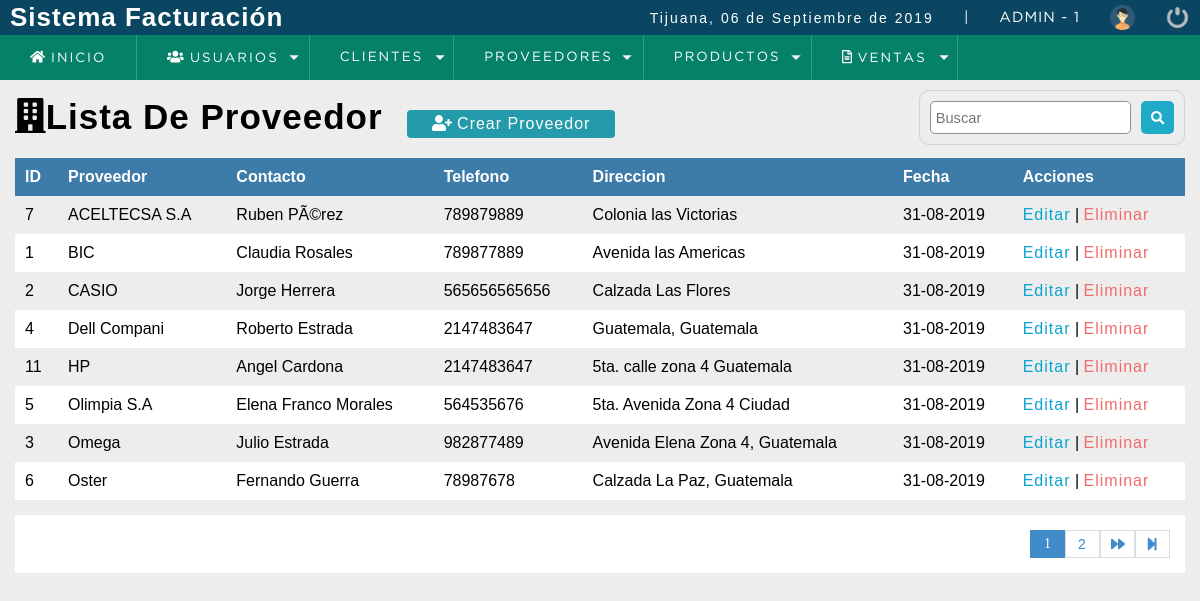
/sistema/lista_proveedor.php (signed in), run on the app's committed database.
### tables this page shows
CREATE TABLE `proveedor` (
  `codproveedor` int(11) NOT NULL,
  `proveedor` varchar(100) DEFAULT NULL,
  `contacto` varchar(100) DEFAULT NULL,
  `telefono` bigint(11) DEFAULT NULL,
  `direccion` text,
  `usuario_id` int(11) NOT NULL,
  `date_add` datetime NOT NULL  DEFAULT CURRENT_TIMESTAMP,  
  `estatus` tinyint DEFAULT 1
);

### sistema/includes/functions.php (called while the page is built, shortened)
<?php
	function fechaC(){
		$mes = array("","Enero",
					  "Febrero",
					  "Marzo",
					  "Abril",
					  "Mayo",
					  "Junio",
					  "Julio",
					  "Agosto",
					  "Septiembre",
					  "Octubre",
					  "Noviembre",
					  "Diciembre");
		return date('d')." de ". $mes[date('n')] . " de " . date('Y');
	}
 ?>

### sistema/lista_proveedor.php (the view, shortened to what this page needs)
<?php
  include "../conexion.php"
?>
<!DOCTYPE html>
<html lang="en">
<head>
	<?php include "includes/script.php"; ?>
</head>
<body>
	<?php include "includes/header.php"; ?>
	<section id="container">
    <h1><i class="fas fa-building"></i>Lista De Proveedor</h1>
    <a href = "registro_proveedor.php" class = "btn_new"><i class="fas fa-user-plus"></i> Crear Proveedor</a>
    <form action="buscar_proveedor.php" method="get" class = "form_search">
      <input type="text" name = "busqueda" id="busqueda" placeholder ="Buscar">
      <button type="submit" class="btn_search"><i class="fas fa-search"></i></button>
    </form>
    <table>
      <tr>
        <th>ID</th>
        <th>Proveedor</th>
        <th>Contacto</th>
        <th>Telefono</th>
        <th>Direccion</th>
        <th>Fecha</th>
        <th>Acciones</th>
      </tr>
      <?php
        $sql_registe = mysqli_query($conexion,"SELECT COUNT(*) AS total_registro FROM proveedor WHERE  estatus = 1");
        $result_register = mysqli_fetch_array($sql_registe);
        $total_registro = $result_register['total_registro'];
        $por_pagina = 8;
        if(empty($_GET['pagina']))
        {
          $pagina = 1;
        }
        else
        {
          $pagina = $_GET['pagina'];
        }
        $desde = ($pagina-1)*$por_pagina;
        $total_paginas = ceil($total_registro/$por_pagina);
        $query = mysqli_query($conexion,"SELECT * FROM proveedor WHERE estatus = 1  ORDER BY proveedor ASC LIMIT $desde,$por_pagina");
        $result = mysqli_num_rows($query);
        if ($result > 0)
        {
          while ($data= mysqli_fetch_array($query))
          {
            $formato = 'Y-m-d H:i:s';
            $fecha = DateTime::createFromFormat($formato,$data['date_add']);
      ?>
          <tr>
            <td><?php echo $data['codproveedor']; ?></td>
            <td><?php echo $data['proveedor']; ?></td>
            <td><?php echo $data['contacto']; ?></td>
            <td><?php echo $data['telefono']; ?></td>
            <td><?php echo $data['direccion']; ?></td>
            <td><?php echo $fecha->format('d-m-Y'); ?></td>
            <td>
              <a class ="link_edit" href = "editar_proveedor.php?id=<?php echo $data['codproveedor']; ?>">Editar</a>
              |
              <a class = "link_delete"  href = "eliminar_confirmar_proveedor.php?id=<?php echo $data['codproveedor']; ?>">Eliminar</a>
            </td>
          </tr>
      <?php
          }
        }
      ?>
    </table>
    <div class = "paginador">
        <ul>
        <?php
            for ($i=1;$i<=$total_paginas;$i++)
            {
              if ($i == $pagina)
              {
                echo '<li class="pageSelected">'.$i.'</li>';
              }
              else
              {
                echo '<li><a href="?pagina='.$i.'">'.$i.'</a></li>';
              }
            }
            if ($pagina != $total_paginas)
            {
        ?>
          <li><a href= "?pagina=<?php echo $pagina+1; ?>"><i class="fas fa-forward"></i></a></li>
          <li><a href= "?pagina=<?php echo $total_paginas; ?>"><i class="fas fa-step-forward"></i></a></li>
        <?php
            }
        ?>
        </ul>
    </div>
	</section>
</body>
</html>

### sistema/includes/script.php (shortened to what this page needs)
<link rel="stylesheet" type="text/css" href="css/style.css">
<?php include "functions.php";  ?>

### sistema/includes/header.php (shortened to what this page needs)
<header>
		<div class="header">
			<h1>Sistema Facturación</h1>
			<div class="optionsBar">
				<p>Tijuana, <?php echo fechaC();?></p>
				<span>|</span>
				<span class="user"><?php echo $_SESSION['usuario'].' - '.$_SESSION['rol']; ?></span>
				<img class="photouser" src="img/user.png" alt="Usuario">
				<a href="salir.php"><img class="close" src="img/salir.png" alt="Salir del sistema" title="Salir"></a>
			</div>
		</div>
    <?php include "nav.php"; ?>
</header>

### sistema/includes/nav.php (shortened to what this page needs)
<nav>
			<ul>
				<li><a href="index.php"><i class="fas fa-home"></i> Inicio</a></li>
				<?php
					if ($_SESSION['rol'] == 1)
					{
				?>
				<li class="principal">
					<a href="#"><i class="fas fa-users"></i> Usuarios</a>
				</li>
				<?php
					}
				?>
				<li class="principal">
					<a href="#">Clientes</a>
				</li>
				<?php if ($_SESSION['rol'] == 1 || $_SESSION['rol'] == 2)	{?>
				<li class="principal">
					<a href="#">Proveedores</a>
				</li>
				<?php }  ?>
					<li class="principal">
						<a href="#">Productos</a>
					</li>
				<li class="principal">
					<a href="#"><i class="far fa-file-alt"></i> Ventas</a>
				</li>
			</ul>
		</nav>

### sistema/css/style.css (style rules this page uses)
* { margin: 0; padding: 0; box-sizing: border-box; }
body { background: #ededed; }
h1, h2, h3, h4, h5, h6 { font-family: 'arial'; font-weight: bold; letter-spacing: 1px; }
h1 { font-size: 26px; }
p { font-family: 'arial'; letter-spacing: 2px; font-size: 14px; line-height: 20px; }
a { text-decoration: none; font-family: arial; letter-spacing: 1px; }
span { font-family: 'GothamBook'; letter-spacing: 1px; font-size: 14px; line-height: 20px; }
header { position: fixed; width: 100%; }
.header { color: #FFF; background: #0a4661; height: 35px; display: -webkit-flex; display: -moz-flex; display: -ms-flex; display: -o-flex; display: flex; justify-content: space-between; align-items: center; padding: 10px; }
.optionsBar { display: -webkit-flex; display: -moz-flex; display: -ms-flex; display: -o-flex; display: flex; justify-content: center; align-items: center; }
.optionsBar span { color: #FFF; font-size: 11pt; font-family: 'GothamBook'; text-transform: uppercase; margin-left: 30px; }
.photouser { margin-left: 30px; width: 25px; height: 25px; }
.close { width: 25px; height: 25px; }
.optionsBar a { display: -webkit-flex; display: -moz-flex; display: -ms-flex; display: -o-flex; display: flex; margin-left: 30px; }
nav ul { background: #058167; list-style: none; display: -webkit-flex; display: -moz-flex; display: -ms-flex; display: -o-flex; display: flex; justify-content: left; align-items: center; }
nav ul > li a { position: relative; }
nav a { color: #FFF; display: block; font-size: 10pt; font-family: 'GothamBook'; padding: 15px 30px; text-transform: uppercase; letter-spacing: 2px; transition: background .5s; border-right: 1px solid #319B8F; }
nav .principal > a { background: url(../images/arrow_bottom.png) no-repeat; background-position-x: 0%; background-position-y: 0%; background-size: auto auto; background-position: 94% center; background-size: 10px; }
#container { padding: 90px 15px 15px; }
form { background:#FFF; margin:auto; padding:20px 50px; border: 1px solid #d1d1d1; }
input,select { display:block; width: 100%; font-size:11pt; padding:5px; border:1px solid #85929e; border-radius:5px; }
#container h1 { font-size:35px; display:inline-block; }
.btn_new { display:inline-block; background:#239baa; color:#FFF; padding:5px 25px; border-radius:4px; margin:20px; }
table { border-collapse:collapse; font-size:12pt; font-family:'arial'; width:100%; }
table th { text-align:left; padding:10px; background:#3d7ba8; color:#FFF; }
table tr:nth-child(odd) { background:#FFF; }
table td { padding:10px; }
.link_edit { color:#0ca4ce; }
.link_delete { color:#f26b6b; }
.paginador ul { padding:15px; list-style:none; background:#FFF; margin-top:15px; display:-webkit-flex; display:-moz-flex; display:-ms-flex; display:-o-flex; display:flex; justify-content:flex-end; }
.paginador a, .pageSelected { color:#428bca; border:1px solid #ddd; padding:5px; display:inline-block; font-size:14px; text-align:center; width:35px; }
.pageSelected { color:#FFF; background:#428bca; border:1px solid #428bca; }
.form_search { display:-webkit-flex; display:-moz-flex; display:-ms-flex; display:-o-flex; display:flex; float:right; background:initial; padding:10px; border-radius:10px; }
.form_search .btn_search { background:#1faac8; color:#FFF; padding:10px; border:0; cursor:pointer; margin-left:10px; display:-webkit-flex; display:-moz-flex; display:-ms-flex; display:-o-flex; display:flex; border-radius:5px; }

### data on the page
proveedor: codproveedor "7", proveedor "ACELTECSA S.A", contacto "Ruben PÃ©rez", telefono "789879889", direccion "Colonia las Victorias", date_add "31-08-2019"
proveedor: codproveedor "1", proveedor "BIC", contacto "Claudia Rosales", telefono "789877889", direccion "Avenida las Americas", date_add "31-08-2019"
proveedor: codproveedor "2", proveedor "CASIO", contacto "Jorge Herrera", telefono "565656565656", direccion "Calzada Las Flores", date_add "31-08-2019"
proveedor: codproveedor "4", proveedor "Dell Compani", contacto "Roberto Estrada", telefono "2147483647", direccion "Guatemala, Guatemala", date_add "31-08-2019"
proveedor: codproveedor "11", proveedor "HP", contacto "Angel Cardona", telefono "2147483647", direccion "5ta. calle zona 4 Guatemala", date_add "31-08-2019"
proveedor: codproveedor "5", proveedor "Olimpia S.A", contacto "Elena Franco Morales", telefono "564535676", direccion "5ta. Avenida Zona 4 Ciudad", date_add "31-08-2019"
proveedor: codproveedor "3", proveedor "Omega", contacto "Julio Estrada", telefono "982877489", direccion "Avenida Elena Zona 4, Guatemala", date_add "31-08-2019"
proveedor: codproveedor "6", proveedor "Oster", contacto "Fernando Guerra", telefono "78987678", direccion "Calzada La Paz, Guatemala", date_add "31-08-2019"

### other printed values
fechaC() "06 de Septiembre de 2019"
$_SESSION['usuario'] "ADMIN"
$_SESSION['rol'] "1"
